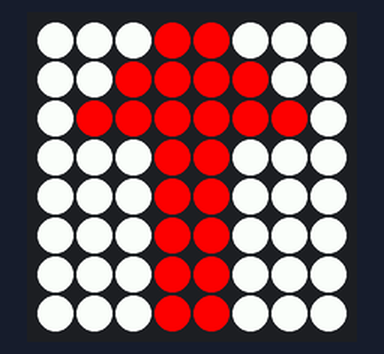
The program below on a simulated Raspberry Pi (BCM pin numbers) with a Sense HAT. Parts: the Sense HAT's 8×8 RGB LED matrix.

Above: at 0.1 s.
At 0.6 s:
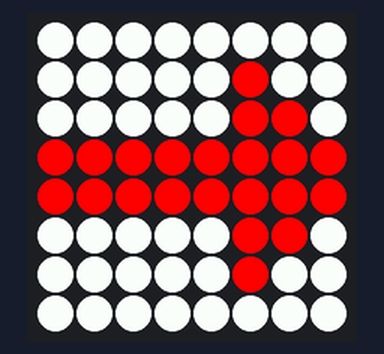
At 1.1 s:
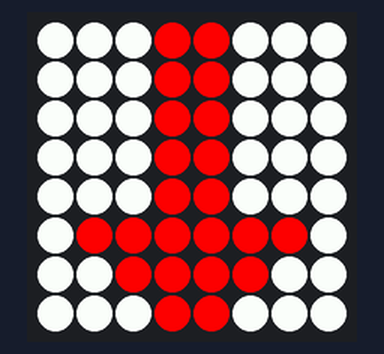
At 1.6 s:
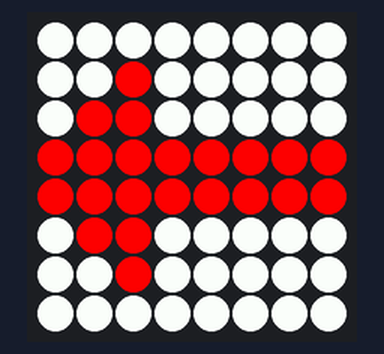

The program:

Rotacion.py
```python
'''
Instituto Tecnologico de Tijuana
Depto de Sistemas y Computación
Ing. En Sistemas Computacionales

Autor :Martinez Estrada Ana Karen @nickname karen25-2
Repositorio:https:https://github.com/Karen25-2/Sense-Hat-Pi4


'''


from sense_hat import SenseHat
import sys
import time

#Definir algunos colores

X = (255, 0, 0)
O = (255,255,255)


# Definimos donde mostrar cada color

question_mark = [
    O, O, O, X, X, O, O, O,
    O, O, X, X, X, X, O, O,
    O, X, X, X, X, X, X, O,
    O, O, O, X, X, O, O, O,
    O, O, O, X, X, O, O, O,
    O, O, O, X, X, O, O, O,
    O, O, O, X, X, O, O, O,
    O, O, O, X, X, O, O, O,
]

sense = SenseHat()

# Mostrar esos colores en la pantalla LED

sense.set_pixels(question_mark)

 # Se  utiliza el metodo set_rotacion para hacer que la figura que emos dibujado en la matrix de leds haga una rotacion esto con los valores definidos
while True:
    for r in [0, 90, 180, 270]:
        sense.set_rotation(r)
        time.sleep(0.5)
```

Measured:
- by itself, everything shown: repeats every 2.0 s, in 4 steps
- what the display in image 1 shows lasts 0.5 s, from 0.5 s to 1.0 s
